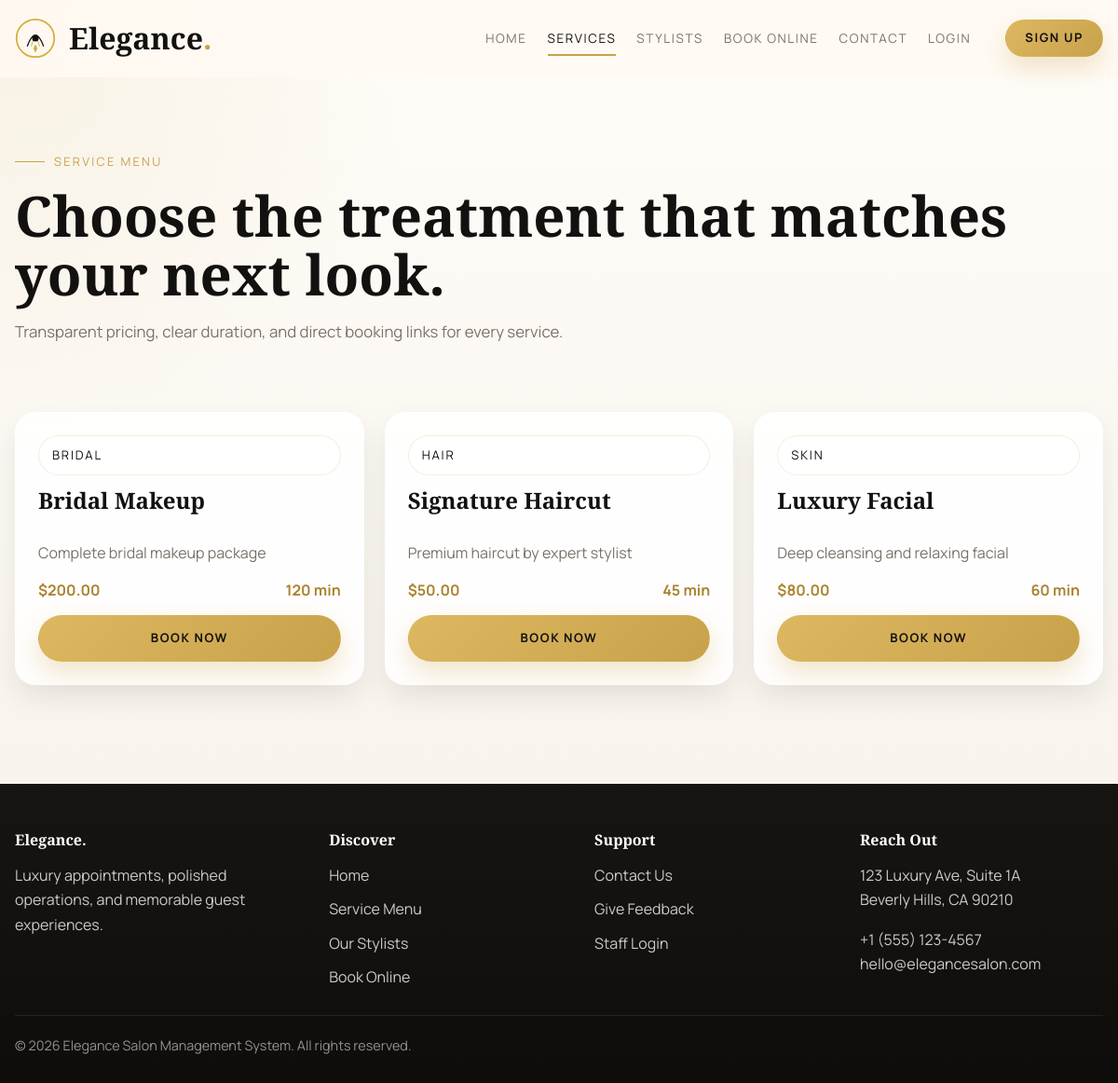
/services.php, run on the app's committed database.
### tables this page shows
CREATE TABLE IF NOT EXISTS `services` (
  `id` INT AUTO_INCREMENT PRIMARY KEY,
  `name` VARCHAR(100) NOT NULL,
  `description` TEXT,
  `duration` INT NOT NULL COMMENT 'duration in minutes',
  `price` DECIMAL(10,2) NOT NULL,
  `category` VARCHAR(100) DEFAULT 'Signature Care',
  `featured_image` VARCHAR(255) DEFAULT NULL
);

### services.php (the view, shortened to what this page needs)
<?php
require_once 'includes/db.php';
$services = $pdo->query("
    SELECT id, name, description, duration, price, category
    FROM services
    ORDER BY category ASC, price ASC, name ASC
")->fetchAll();
include 'includes/header.php';
?>
<section class="page-hero compact">
    <div class="container">
        <span class="eyebrow">Service Menu</span>
        <h1>Choose the treatment that matches your next look.</h1>
        <p>Transparent pricing, clear duration, and direct booking links for every service.</p>
    </div>
</section>
<section class="section-shell">
    <div class="container">
        <div class="lux-grid service-grid-full">
            <?php foreach ($services as $service): ?>
                <article class="lux-card service-card">
                    <span class="pill"><?php echo htmlspecialchars($service['category'] ?: 'Signature Care'); ?></span>
                    <h3><?php echo htmlspecialchars($service['name']); ?></h3>
                    <p><?php echo htmlspecialchars($service['description']); ?></p>
                    <div class="service-meta">
                        <span>$<?php echo number_format($service['price'], 2); ?></span>
                        <span><?php echo (int) $service['duration']; ?> min</span>
                    </div>
                    <a href="/salon-management/appointments.php?service_id=<?php echo $service['id']; ?>" class="btn btn-primary">Book Now</a>
                </article>
            <?php endforeach; ?>
        </div>
    </div>
</section>
<?php include 'includes/footer.php'; ?>

### includes/header.php (shortened to what this page needs)
<?php
$base_url = '/salon-management';
$current_path = parse_url($_SERVER['REQUEST_URI'] ?? '', PHP_URL_PATH) ?: '';
function navIsActive(string $path): string {
    global $current_path;
    return str_ends_with($current_path, $path) ? 'active' : '';
}
?>
<!DOCTYPE html>
<html lang="en">
<head>
    <link rel="stylesheet" href="<?php echo $base_url; ?>/assets/css/style.css">
</head>
<body>
<header class="header">
    <div class="container nav-container">
        <a href="<?php echo $base_url; ?>/index.php" class="logo-container">
            <span class="nav-brand">Elegance<span style="color:var(--color-primary);">.</span></span>
        </a>
        <nav class="nav-menu">
            <a href="<?php echo $base_url; ?>/index.php" class="nav-link <?php echo navIsActive('/index.php'); ?>">Home</a>
            <a href="<?php echo $base_url; ?>/services.php" class="nav-link <?php echo navIsActive('/services.php'); ?>">Services</a>
            <a href="<?php echo $base_url; ?>/stylists.php" class="nav-link <?php echo navIsActive('/stylists.php'); ?>">Stylists</a>
            <a href="<?php echo $base_url; ?>/appointments.php" class="nav-link <?php echo navIsActive('/appointments.php'); ?>">Book Online</a>
            <a href="<?php echo $base_url; ?>/contact.php" class="nav-link <?php echo navIsActive('/contact.php'); ?>">Contact</a>
            <?php if (isset($_SESSION['user_id'])): ?>
                <?php
                $role = currentUserRole();
                $dash_url = dashboardUrlForRole($role);
                ?>
                <a href="<?php echo $dash_url; ?>" class="nav-link">Dashboard (<?php echo ucfirst($role); ?>)</a>
                <a href="<?php echo $base_url; ?>/logout.php" class="nav-link text-gold" style="font-weight:600;">Logout</a>
            <?php else: ?>
                <a href="<?php echo $base_url; ?>/login.php" class="nav-link">Login</a>
                <a href="<?php echo $base_url; ?>/register.php" class="btn btn-primary" style="margin-left:15px; padding: 8px 20px;">Sign Up</a>
            <?php endif; ?>
        </nav>
    </div>
</header>
<main class="site-main">

### includes/footer.php
</main>
<footer class="footer">
    <div class="container footer-grid">
        <div class="footer-brand">
            <h4>Elegance.</h4>
            <p>Luxury appointments, polished operations, and memorable guest experiences.</p>
        </div>
        <div class="footer-links">
            <h4>Discover</h4>
            <ul>
                <li><a href="/salon-management/index.php">Home</a></li>
                <li><a href="/salon-management/services.php">Service Menu</a></li>
                <li><a href="/salon-management/stylists.php">Our Stylists</a></li>
                <li><a href="/salon-management/appointments.php">Book Online</a></li>
            </ul>
        </div>
        <div class="footer-links">
            <h4>Support</h4>
            <ul>
                <li><a href="/salon-management/contact.php">Contact Us</a></li>
                <li><a href="/salon-management/feedback.php">Give Feedback</a></li>
                <li><a href="/salon-management/login.php">Staff Login</a></li>
            </ul>
        </div>
        <div class="footer-contact">
            <h4>Reach Out</h4>
            <p>123 Luxury Ave, Suite 1A<br>Beverly Hills, CA 90210</p>
            <p class="mt-1">+1 (555) 123-4567<br>hello@elegancesalon.com</p>
        </div>
    </div>
    <div class="container footer-bottom">
        &copy; <?php echo date("Y"); ?> Elegance Salon Management System. All rights reserved.
    </div>
</footer>
</body>
</html>

### data on the page
services: category "BRIDAL", name "Bridal Makeup", description "Complete bridal makeup package", price "200.00", duration "120"
services: category "HAIR", name "Signature Haircut", description "Premium haircut by expert stylist", price "50.00", duration "45"
services: category "SKIN", name "Luxury Facial", description "Deep cleansing and relaxing facial", price "80.00", duration "60"
